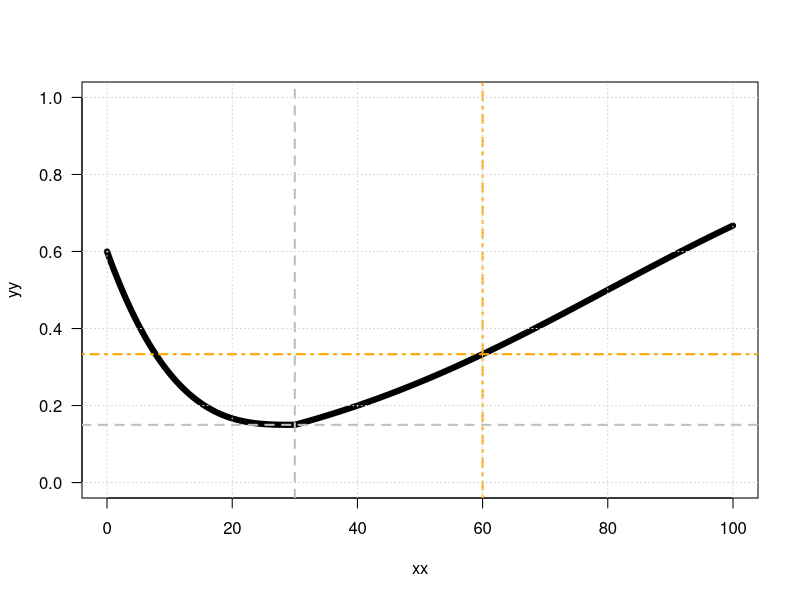

R code for this plot:

F0 <- 0.6
ap<- 60
amin <- 30
Fmin <- 0.15
b <- 2
alpha <- -log(1/Fmin/b-1/b)/(amin-ap)

xx <- seq(0,100,by=0.1)
yy <- 1/(1+b*exp(-alpha*(xx-ap)))
yy[xx<=amin] <- NA

q <- 3
yy0 <- (F0-Fmin)/amin^q * (amin-xx)^q + Fmin
yy0[xx>amin] <- NA

plot(xx,yy,typ='l', ylim=c(0,1), las=1,lwd=6)
lines(xx,yy0, lwd=6)

abline(v=amin,lty=2,col='grey',lwd=2)
abline(h=Fmin,lty=2,col='grey',lwd=2)
abline(v=ap,lty=4,col='orange',lwd=2)
yap <- yy[xx==ap]
abline(h=yap,lty=4,col='orange',lwd=2)
grid()


